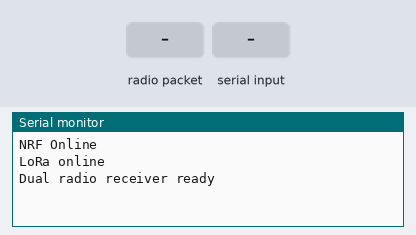
Simulated run of this sketch. Board: Arduino Uno, built with avr-gcc and run on an emulated ATmega328P. Shown: the last lines printed to the serial monitor. Inputs (shaded band) come from the test bench. No radio packets arrive unless stated.

Above: at 1.4 s.
1.5 s: radio packet "Stop" arrives
At 2.0 s:
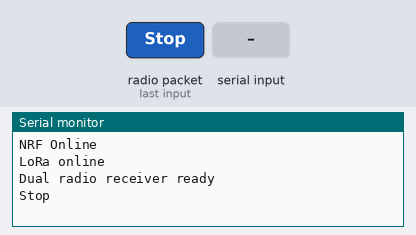
3.0 s: "Stop\n" received over Serial
At 3.4 s:
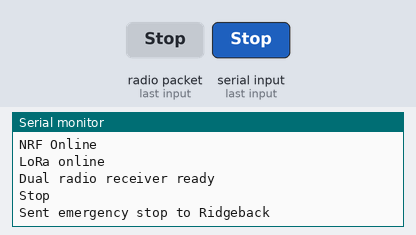
4.5 s: radio packet "RIDGEBACK," arrives
At 5.5 s:
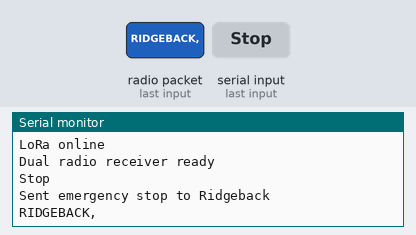
6.0 s: "RIDGEBACK,\n" received over Serial
At 7.1 s:
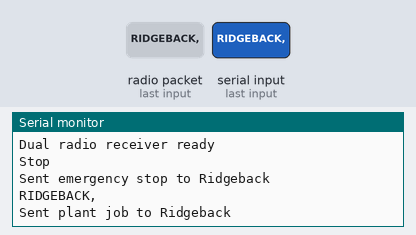
7.5 s: radio packet "5" arrives
At 9.0 s:
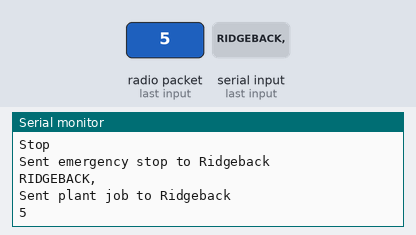

The sketch:

PC_Receiver.ino
```cpp
#include <SPI.h>
#include <RH_RF95.h>
#include <RF24.h>
#include <nRF24L01.h>

RF24 radio(7, 8);                 // CE, CSN
const byte address[6] = "00001";  // adress of NRF radios, must match transmitter

// Lora pin definitions for cd, rst, and interrupt pin
#define RFM95_CS   10
#define RFM95_RST  9
#define RFM95_INT  2

#define RF95_FREQ  433.0 //set frequency to 433 MHz

RH_RF95 rf95(RFM95_CS, RFM95_INT);

void resetRadio() { //force a hard reset of sensor at start of code
  pinMode(RFM95_RST, OUTPUT);
  digitalWrite(RFM95_RST, HIGH); delay(10);
  digitalWrite(RFM95_RST, LOW);  delay(10);
  digitalWrite(RFM95_RST, HIGH); delay(10);
}

void setup() {
  Serial.begin(9600);
  delay(200);

// NRF setup
/////////////////////////////////////////////////////////////////
  if (radio.begin()) {
    Serial.println("NRF Online");
  }
  radio.setChannel(76);
  radio.setDataRate(RF24_1MBPS);
  radio.setPALevel(RF24_PA_LOW);   // start LOW or MIN for testing
  radio.openWritingPipe(address);
  radio.setPALevel(RF24_PA_MIN);
  radio.stopListening();

// Lora setup
/////////////////////////////////////////////////////////////////
  resetRadio();

  if (rf95.init()) { //initialise Loras
    Serial.println("LoRa online");
  }

  if (!rf95.setFrequency(RF95_FREQ)) {
    Serial.println("Frequency set failed!");
    while (1);
  }
  rf95.setTxPower(10, false); //set power to 10dB so it doesnt use too much current

  Serial.println("Dual radio receiver ready");
}

void loop() {
  if (rf95.available()) { //if Loras are available, receive radio packet and send value to python GUI serial
    char payload[32] = {0};
    uint8_t len = sizeof(payload);

    if (rf95.recv((uint8_t*)payload, &len)) {
      Serial.println(payload);  // e.g. 0001,2
    }
  }

  if (Serial.available()) { //runs if a serial message is being sent from GUI to arduino
    String message = Serial.readStringUntil('\n');  // reads full message
    message.trim();  // remove whitespace

    if (message == "Stop") { //if emergency stop in GUI was pressed, sends an NRF message to ridgeback
      const char payload[] = "stopping";
      bool ok = radio.write(payload, sizeof(payload)); // includes null terminator

      Serial.println(ok ? "Sent emergency stop to Ridgeback" : "Send failed");
    }

    else if (message.startsWith("RIDGEBACK,")) { //if user sends plant request will send value to ridgeback
    int comma = message.indexOf(',');
    int plantId = message.substring(comma + 1).toInt();  // gets the number after comma

    // Send plant id to ridgeback via radio
    char payload[32];
    snprintf(payload, sizeof(payload), "PLANT,%d", plantId);
    bool ok = radio.write(payload, strlen(payload) + 1);
    Serial.println(ok ? "Sent plant job to Ridgeback" : "Send failed");
    }

  }
}
```

Measured:
- after the input at 1.5 s, the serial monitor: prints a new line at once (image 1)
- after the input at 3.0 s, the serial monitor: prints a new line at once (image 2)
- after the input at 4.5 s, the serial monitor: prints a new line at once (image 3)
- after the input at 6.0 s, the serial monitor: prints a new line at once (image 4)
- after the input at 7.5 s, the serial monitor: prints a new line at once (image 5)
